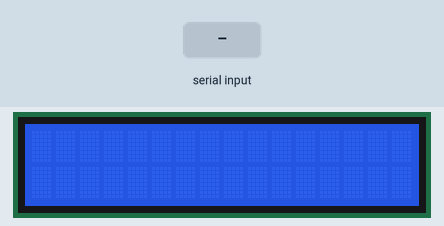
Recording of a sketch running on a simulated Arduino Uno, built with avr-gcc and run on an emulated ATmega328P. Shown: 16×2 character LCD. The inputs (shaded band) are chosen by the test bench. What the sketch prints to the serial monitor is not drawn.

Above: at 1.2 s.
1.3 s: "1\n" received over Serial
At 2.0 s:
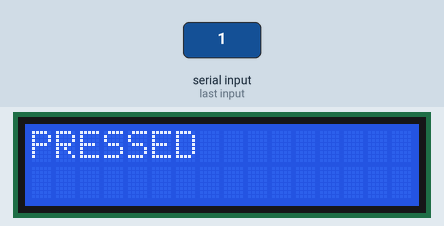
2.8 s: byte 20 (20) received over Serial
At 3.2 s:
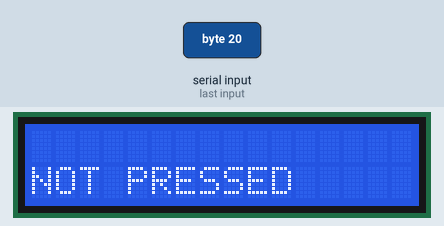
4.3 s: "0\n" received over Serial
At 5.5 s:
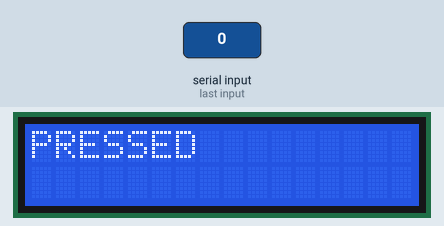
Timing chart, 0 to 7.3 s (numbered marks = the images above; inputs shaded):
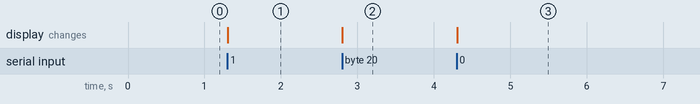

Measured:
- after the input at 1.3 s, the display: changes at once (image 1)
- after the input at 2.8 s, the display: changes at once (image 2)
- after the input at 4.3 s, the display: changes at once (image 3)

The sketch:

Digital_sensor_ARDUNIO_LABVIEW_Rx.ino
```cpp
// the setup routine runs once when you press reset:
#include <LiquidCrystal.h>
LiquidCrystal lcd(12, 11, 5, 4, 3, 2);

void setup()
{
  // initialize serial communication at 9600 bits per second:
  lcd.begin(16,2);
  Serial.begin(9600);
}

// the loop routine runs over and over again forever:
void loop()
{
  int FSR1 = Serial.read();
   // check if the pushbutton is pressed.
  // if it is, the buttonState is HIGH:
  if(FSR1 == 10)
  {
   lcd.clear();
   Serial.print("FSR1:");
   Serial.println(FSR1);
   lcd.setCursor(0,0);
   lcd.print("PRESSED");
   delay(50);
  }
   else if(FSR1 == 20)
  {
   lcd.clear();
   Serial.print("FSR1:");
   Serial.println(FSR1);
   lcd.setCursor(0,1);
   lcd.print("NOT PRESSED");
   delay(50);
  }

}
```
